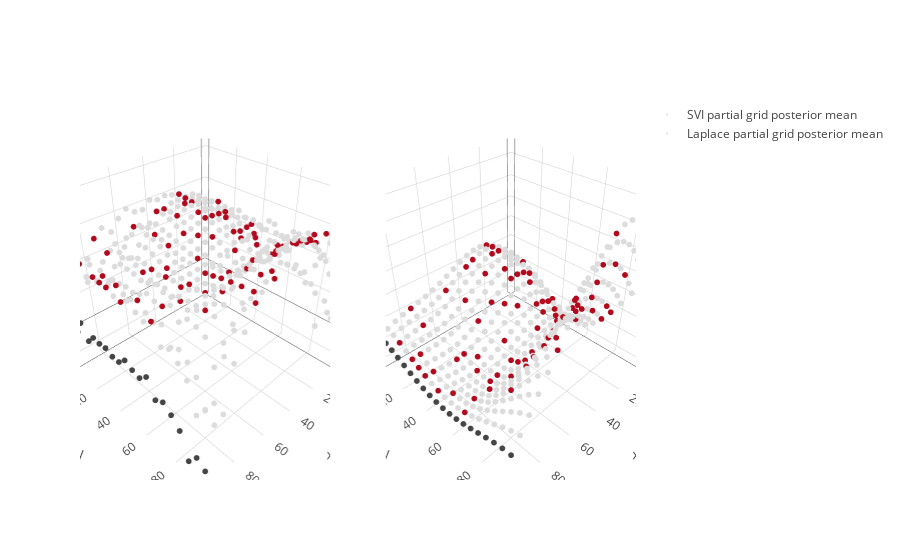

Notebook cell for this chart:
### Markdown cell above
We can make predictions of the entire function below.

### Code cell
pred_svi = inf_svi.q_mu
pred_lp = inf_lp.f_pred

trace_svi = go.Scatter3d(x = X[:,0], y = X[:,1], z=pred_svi, mode = 'markers', marker=dict(size = 2, color = color), name = "SVI partial grid posterior mean")
trace_lp = go.Scatter3d(x = X[:,0], y = X[:,1], z=pred_lp, mode = 'markers', marker=dict(size = 2, color = color), name = "Laplace partial grid posterior mean")
fig = tools.make_subplots(rows=1, cols=2, specs=[[{'is_3d': True}, {'is_3d': True}]])
fig.append_trace(trace_svi, 1, 1)
fig.append_trace(trace_lp, 1, 2)
iplot(fig)

### Figure 1 — Plotly figure (JSON) as saved in the notebook; plotly's stock layout.template omitted (floating-point values rounded to 4 significant figures; data arrays with more than 128 entries replaced by an {"elided": "..."} marker saying what was removed)
{"data": [{"marker": {"color": {"elided": "380 int values"}, "size": 2}, "mode": "markers", "name": "SVI partial grid posterior mean", "scene": "scene1", "type": "scatter3d", "x": {"elided": "400 int values"}, "y": {"elided": "400 int values"}, "z": {"elided": "400 float values"}}, {"marker": {"color": {"elided": "380 int values"}, "size": 2}, "mode": "markers", "name": "Laplace partial grid posterior mean", "scene": "scene2", "type": "scatter3d", "x": {"elided": "400 int values"}, "y": {"elided": "400 int values"}, "z": {"elided": "400 float values"}}], "layout": {"scene1": {"domain": {"x": [0, 0.45], "y": [0, 1]}}, "scene2": {"domain": {"x": [0.55, 1], "y": [0, 1]}}}}
